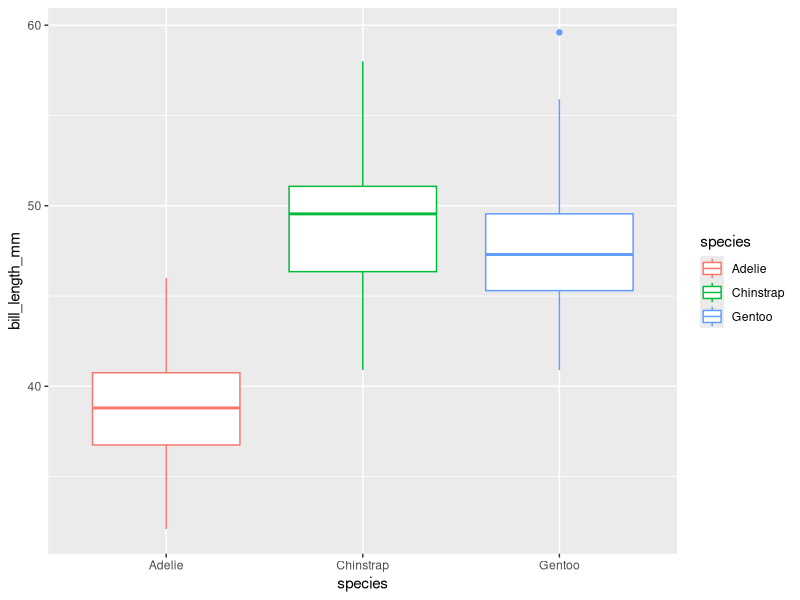
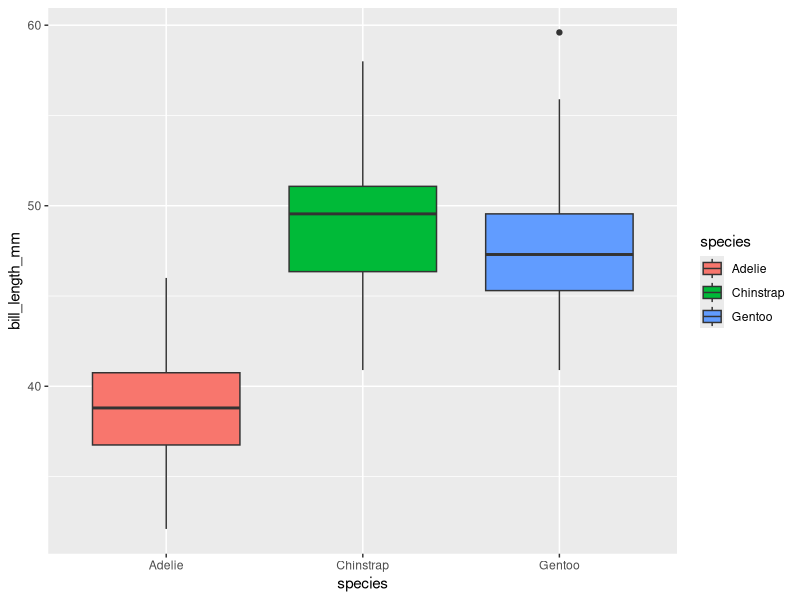
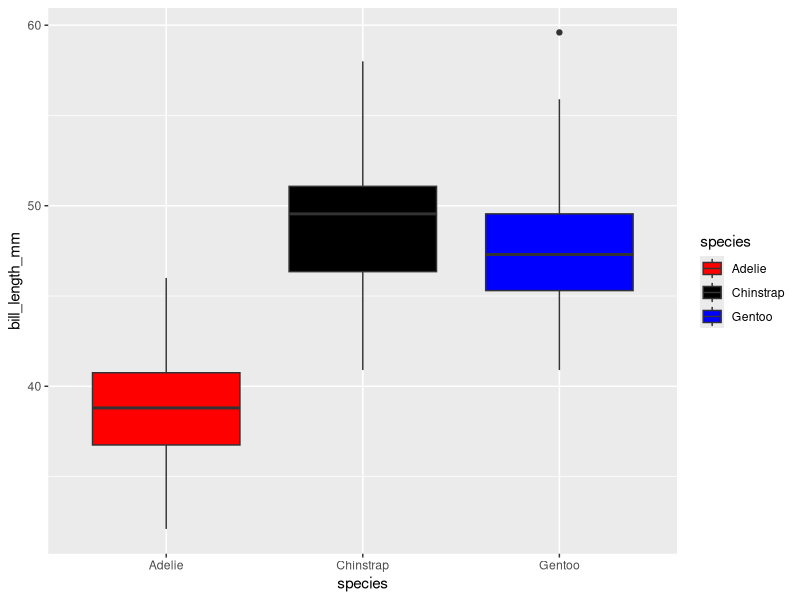
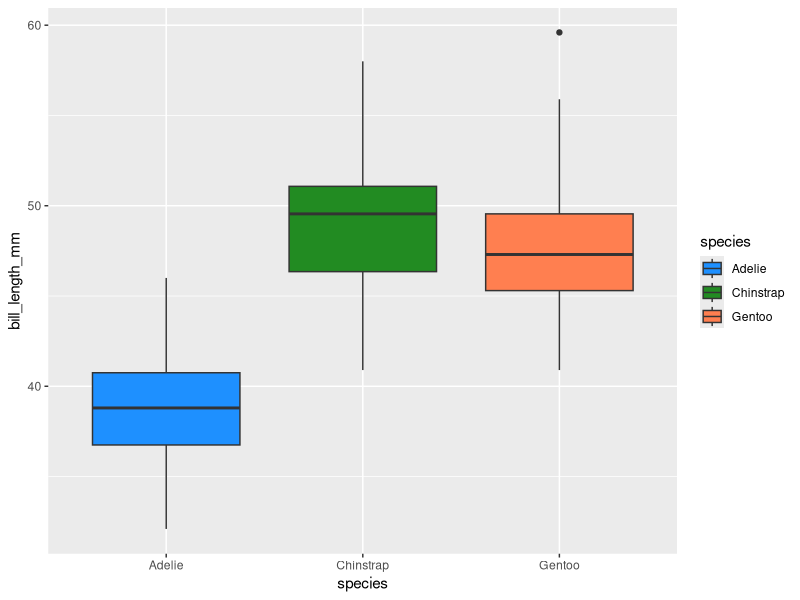
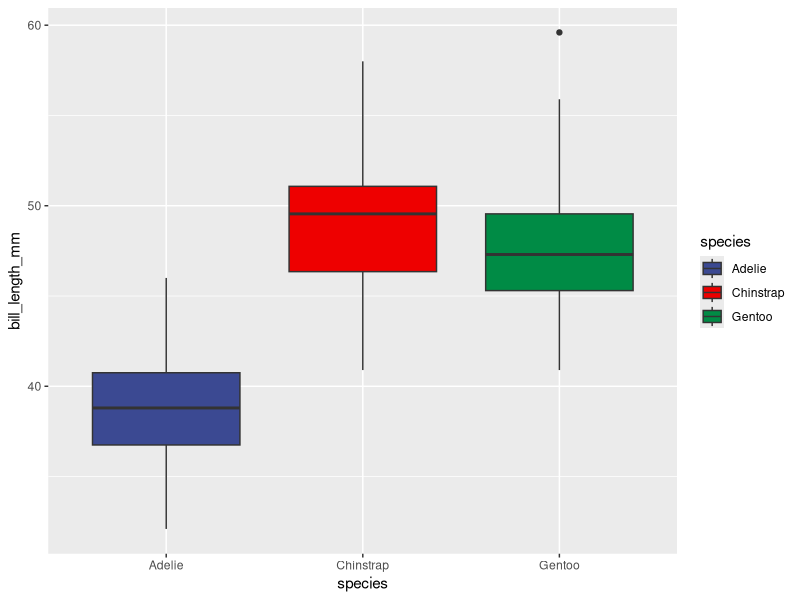

The R source for these figures, in order:
## ---- chunk 1
#Load packages
library(tidyverse)
library(ggsci) #for easy color scales
library(patchwork) #to make multi-panel plots 
library(palmerpenguins) # our fave penguin friends :)
## ---- chunk 2
ggplot(data=penguins, aes(x=species, y= bill_length_mm, color=species)) +
  geom_boxplot()
## ---- chunk 3
ggplot(data=penguins, aes(x=species, y= bill_length_mm, fill=species)) +
  geom_boxplot()
## ---- chunk 4
ggplot(data=penguins, aes(x=species, y= bill_length_mm)) +
  geom_boxplot(aes(fill=species))+
  scale_fill_manual(values=c('red', 'black', 'blue'))

## ---- chunk 5
mypal<-c('dodgerblue', 'forestgreen', 'coral') # here I've made a 3 color palette

ggplot(data=penguins, aes(x=species, y= bill_length_mm)) +
  geom_boxplot(aes(fill=species))+
  scale_fill_manual(values=mypal)
## ---- chunk 6
ggplot(data=penguins, aes(x=species, y= bill_length_mm)) +
  geom_boxplot(aes(fill=species))+
  scale_fill_aaas()
